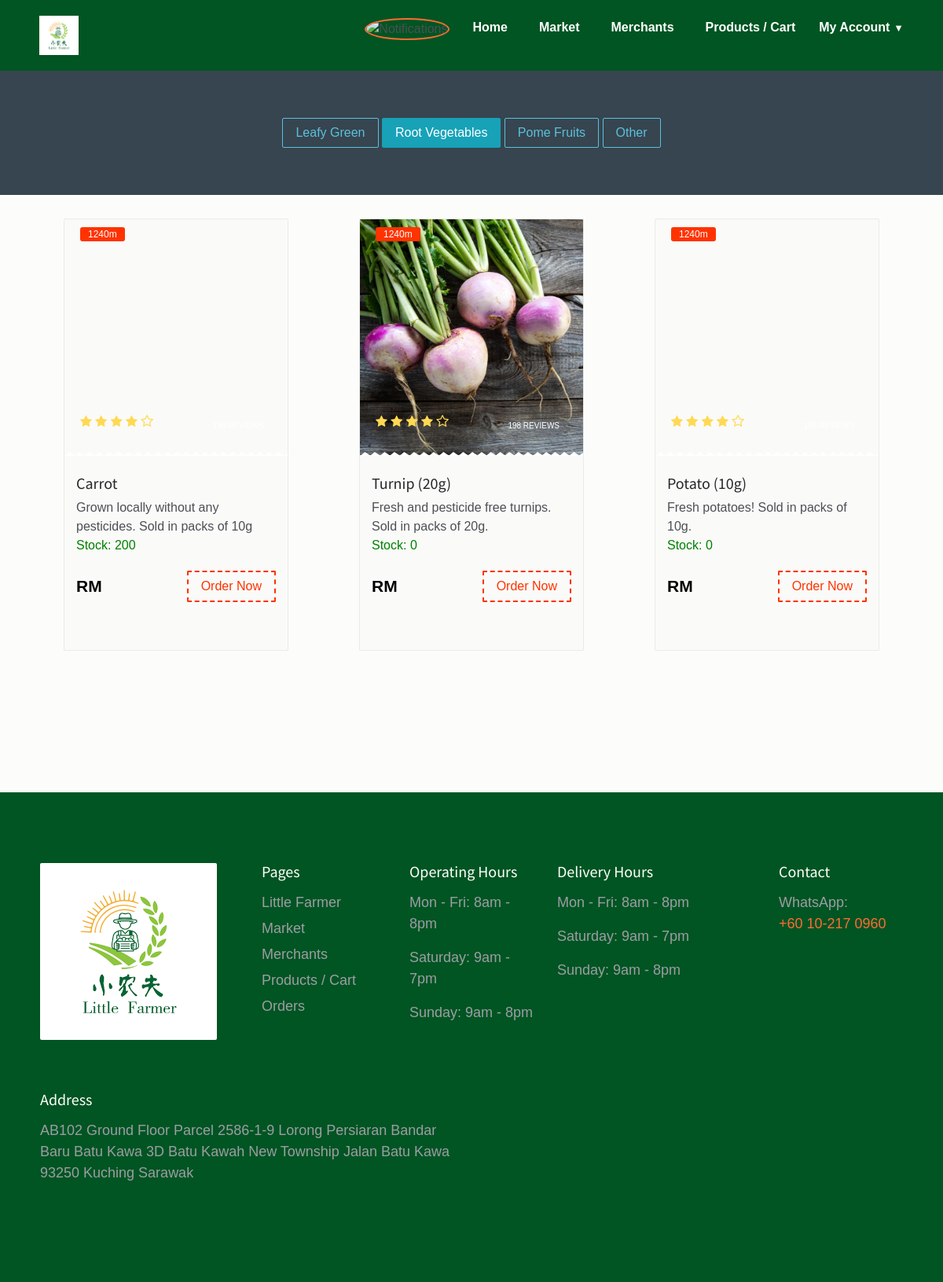
Page /category_products.php?categories_id=6 (signed in) on the committed database.
### tables this page shows
CREATE TABLE `product` (
  `product_id` int(11) NOT NULL,
  `productCode` varchar(30) NOT NULL,
  `product_name` varchar(255) NOT NULL,
  `product_image` text NOT NULL,
  `descr` varchar(500) NOT NULL,
  `categories_id` int(11) NOT NULL,
  `quantity` float NOT NULL,
  `owner` text NOT NULL,
  `product_date` text NOT NULL,
  `lowStock` int(5) NOT NULL,
  `status` int(11) NOT NULL DEFAULT 0
);

### category_products.php (the view, shortened to what this page needs)
<!DOCTYPE html>
<html lang="en">
<head>
    <link href="css/bootstrap.min.css" rel="stylesheet">
    <link href="css/font-awesome.min.css" rel="stylesheet">
    <link href="css/animsition.min.css" rel="stylesheet">
    <link href="css/animate.css" rel="stylesheet">
    <link href="css/style.css" rel="stylesheet">
</head>
<body class="home">
    <?php
    include("connection/connect.php");
    ?>
    <?php include("includes/header.php"); ?>
    <section class="hero">
        <div class="hero-inner">
            <?php
                $activeCategoryId = isset($_GET['categories_id']) ? $_GET['categories_id'] : '';
            ?>
            <div>
                <a href="category_products.php?categories_id=5" class="btn btn-outline-info <?= $activeCategoryId == 5 ? 'active-link' : '' ?>" role="button">Leafy Green</a>
                <a href="category_products.php?categories_id=6" class="btn btn-outline-info <?= $activeCategoryId == 6 ? 'active-link' : '' ?>" role="button">Root Vegetables</a>
                <a href="category_products.php?categories_id=7" class="btn btn-outline-info <?= $activeCategoryId == 7 ? 'active-link' : '' ?>" role="button">Pome Fruits</a>
                <a href="category_products.php?categories_id=8" class="btn btn-outline-info <?= $activeCategoryId == 8 ? 'active-link' : '' ?>" role="button">Other</a>
            </div>
        </div>
    </section>
    <section class="popular">
        <div class="container">
            <div class="row">
            <?php
            if (isset($_GET['categories_id']))
            {
                $id = $_GET['categories_id'];
            }
            else
            {
                $id = 0;
            }
            $ress = mysqli_query($db, "SELECT * FROM product WHERE categories_id = {$id}");
            while ($r = mysqli_fetch_array($ress))
            {
                echo '<div class="col-xs-12 col-sm-6 col-md-4 food-item">
                        <div class="food-item-wrap">
                            <div class="figure-wrap bg-image search-product" data-image-src="' . $r['product_image'] . '">
                                <div class="distance"><i class="fa fa-pin"></i>1240m</div>
                                <div class="rating pull-left"> <i class="fa fa-star"></i> <i class="fa fa-star"></i> <i class="fa fa-star"></i> <i class="fa fa-star"></i> <i class="fa fa-star-o"></i> </div>
                                <div class="review pull-right"><a href="#">198 reviews</a> </div>
                            </div>
                            <div class="product content" data-product-id="'.$r['product_id'].'" data-product-owner="'.$r['owner'].'">
                                <div class="price-btn-block">
                                    <a href="dishes.php?res_id='.$r['owner'].'"> <h5>'.$r['product_name'].'</h5></a>
                                    <div>'.$r['descr'].'</div>
                                    <div class="product-name" style="color: green;"> Stock: '.(int) $r['quantity'].'</div>
                                    <span class="price">RM '.$r['price'].'</span>
                                    <button class="btn theme-btn-dash pull-right addToCart">Order Now</button>
                                </div>
                            </div>
                        </div>
                    </div>';
            }
            ?>
        </div>
    </section>
    <?php
    include("includes/footer.php");
    ?>
</body>
</html>

### includes/header.php (shortened to what this page needs)
<?php
include("../seller/connect.php");
$query = "SELECT o.order_id, o.order_status, r.title AS restaurant_title FROM orders o JOIN restaurant r ON o.order_belong = r.rs_id WHERE o.order_status IN (1, 2, 3) AND o.is_seen = 0";
$result = mysqli_query($db, $query);
$notifications = [];
while ($row = mysqli_fetch_assoc($result)) {
    switch ($row['order_status']) {
        case 1:
            $notifications[] = $row['restaurant_title'] . ": Seller is preparing your order (Order ID: " . $row['order_id'] . ")";
            break;
    }
}
?>
<!DOCTYPE html>
<html>
<head>
    <link rel="stylesheet" type="text/css" href="landing/style.css" />
</head>
<body>
    <header>
        <img src="landing/logo.png" alt="logo" />
        <ul>
            <li>
                <div class="notification-container">
                    <img src="landing/notification.png" alt="Notifications" class="notification-icon <?php echo count($notifications) > 0 ? 'has-notifications' : ''; ?>" />
                </div>
            </li>
            <li <?php echo ($currentPage == 'home') ? 'class="active"' : ''; ?>><a href="index.php">Home</a></li>
            <li <?php echo ($currentPage == 'market') ? 'class="active"' : ''; ?>><a href="market.php">Market</a></li>
            <li <?php echo ($currentPage == 'merchants') ? 'class="active"' : ''; ?>><a href="restaurants.php">Merchants</a></li>
            <li <?php echo ($currentPage == 'products') ? 'class="active"' : ''; ?>><a href="dishes.php">Products / Cart</a></li>
            <li>
                <div class="my_account_dropdown">
                    <button class="dropbtn">My Account</button>
                </div>
            </li>
        </ul>
    </header>
</body>
</html>

### includes/footer.php
<footer class="footer">
    <div class="container">
        <div class="row top-footer">
            <div class="col-xs-12 col-sm-3 footer-logo-block color-gray">
                <a href="#"> <img class="img-rounded" style = "margin-bottom:50px;" src="landing/logo.png" alt="logo"> </a>
            </div>
            <div class="col-xs-12 col-sm-2 pages color-gray">
                <h5>Pages</h5>
                <ul>
                    <li><a href="index.php">Little Farmer</a> </li>
                    <li><a href="market.php">Market</a> </li>
                    <li><a href="restaurants.php">Merchants</a> </li>
                    <li><a href="dishes.php">Products / Cart</a> </li>
                    <li><a href="your_orders.php">Orders</a> </li>
                </ul>
            </div>
            <div class="col-xs-12 col-sm-2 how-it-works-links color-gray">
                <h5>Operating Hours</h5>
                <p>Mon - Fri: 8am - 8pm</p>
                <p>Saturday: 9am - 7pm</p>
                <p>Sunday: 9am - 8pm</p>
            </div>
            <div class="col-xs-12 col-sm-3 popular-locations color-gray">
                <h5>Delivery Hours</h5>
                <p>Mon - Fri: 8am - 8pm</p>
                <p>Saturday: 9am - 7pm</p>
                <p>Sunday: 9am - 8pm</p>
            </div>
            <div class="col-xs-12 col-sm-2 WhatsApp color-gray">
                <h5>Contact</h5>
                <p>WhatsApp:<a href="https://api.whatsapp.com/send?phone=60102170960"><br/>+60 10-217 0960</a></p>
            </div>
        </div>
        <div class="bottom-footer">
            <div class="row">
                <div class="col-xs-12 col-sm-6 address color-gray">
                    <h5>Address</h5>
                    <p>AB102 Ground Floor Parcel 2586-1-9 Lorong Persiaran Bandar Baru Batu Kawa 3D Batu Kawah New Township Jalan Batu Kawa 93250 Kuching Sarawak</p></div>
            </div>
        </div>
    </div>
</footer>

### css/style.css (style rules this page uses)
body { background: rgba(252, 251, 249, 0.68); font-size: 16px; color: #4d4f56; font-weight: 400; overflow-x: hidden; }
.h1, .h2, .h3, .h4, .h5, .h6, h1, h2, h3, h4, h5, h6 { font-family: "Source Sans Pro", sans-serif; color: #25282b; }
a { color: #f30; }
ul { list-style-type: none; padding: 0; }
.container { max-width: 1270px; width: 94%; }
.form-control-lg, .dropdown-menu, .btn, .btn-group-lg > .btn, .btn-lg, .img-rounded { border-radius: 2px }
.btn { transition: all .4s; }
.theme-btn-dash { border: 2px dashed #f30; background-color: transparent; color: #f30 }
.hero { padding-top: 5%; padding-bottom: 5%; text-align: center; position: relative; background-color: #36454f; }
.hero:before { content: ""; display: block; height: 100%; position: absolute; top: 0; left: 0; width: 100%; z-index: 1; }
.hero .hero-inner { position: relative; z-index: 1 }
.popular { background-size: 100%; }
.food-item-wrap { border: 1px solid #eaebeb; border-radius: 2px; overflow: hidden; margin: 0 30px 180px 30px; background: #fafaf8; height: 550px; }
.food-item-wrap .price { font-size: 21px; font-weight: 700; color: #000; margin-top: 4px; display: inline-block; }
.food-item-wrap .product-name { margin-bottom: 20px; }
.food-item-wrap .content { padding: 25px 15px 35px; }
.food-item-wrap .figure-wrap { position: relative; height: 300px; }
.food-item-wrap .figure-wrap:after { position: absolute; bottom: -1px; left: 0; content: ""; background: url(../images/zig-zag.png); width: 100%; height: 5px; }
.food-item-wrap .review { margin-top: 5px; font-size: 10px; text-transform: uppercase; }
.food-item-wrap .distance { background: #f30; border-radius: 3px; color: #fff; font-size: 12px; padding: 0 10px; display: inline-block; position: absolute; top: 10px; left: 20px; }
.food-item-wrap .rating i { color: #ffd953; font-size: 16px; }
.food-item-wrap .rating .fa-star-o { font-size: 17px; }
.food-item-wrap .rating { position: absolute; bottom: 30px; left: 20px; }
.food-item-wrap .review { right: 30px; position: absolute; bottom: 30px; }
.food-item-wrap .review a { color: #fff; }
footer { background-color: #005522; padding: 90px 0; z-index: 1; position: relative; }
footer h5 { color: #fff; font-family: "Source Sans Pro", sans-serif; margin-bottom: 15px; }
.footer-logo-block img { display: block; margin-bottom: 15px; }
footer p, footer, footer span { font-weight: 300; color: #9c9da5; font-size:18px; }
footer ul li { margin-bottom: 6px; }
footer ul li a { color: #9c9da5; transition: all .3s; font-size:18px; }
.how-it-works-links { margin-bottom: 70px; }
.address p { margin-bottom: 35px; }
footer li a { line-height: 20px; display: inline-block; }
.active-link { color: #fff; background-color: #17a2b8; border-color: #17a2b8; }

### rows in the picture
product: product_name "Carrot", descr "Grown locally without any pesticides. Sold in packs of 10g", quantity "200"
product: product_image (picture), product_name "Turnip (20g)", descr "Fresh and pesticide free turnips. Sold in packs of 20g.", quantity "0"
product: product_name "Potato (10g)", descr "Fresh potatoes! Sold in packs of 10g.", quantity "0"
